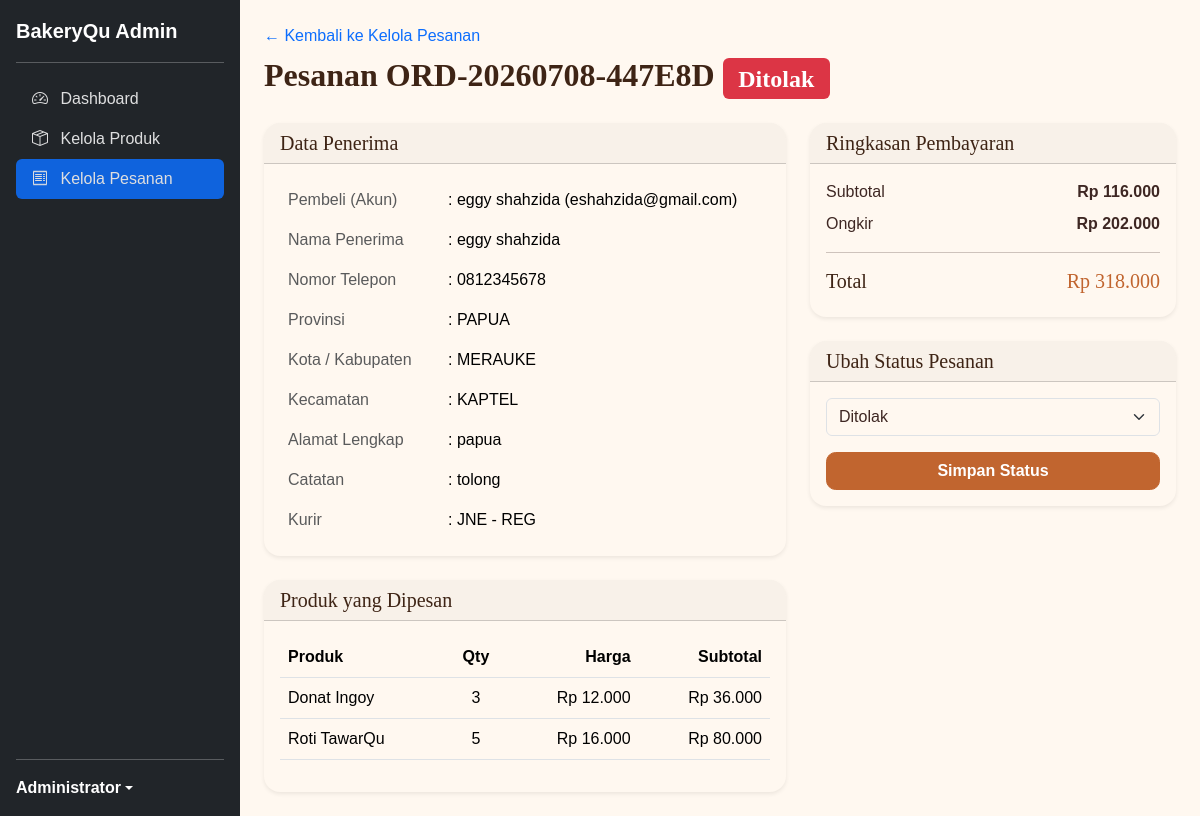
/public/admin/orders/3 (signed in), run on the app's committed database.
### tables this page shows
CREATE TABLE `orders` (
  `id` int(11) NOT NULL,
  `order_code` varchar(30) NOT NULL,
  `user_id` int(11) NOT NULL,
  `receiver_name` varchar(100) NOT NULL,
  `phone` varchar(20) NOT NULL,
  `province_id` varchar(20) NOT NULL,
  `province_name` varchar(100) NOT NULL,
  `city_id` varchar(20) NOT NULL,
  `city_name` varchar(100) NOT NULL,
  `district_id` varchar(20) NOT NULL,
  `district_name` varchar(100) NOT NULL,
  `address` text NOT NULL,
  `note` text DEFAULT NULL,
  `courier` varchar(50) NOT NULL,
  `service` varchar(50) NOT NULL,
  `shipping_cost` decimal(12,2) NOT NULL,
  `subtotal` decimal(12,2) NOT NULL,
  `total` decimal(12,2) NOT NULL,
  `status` enum('pending','processing','shipping','completed','rejected') DEFAULT 'pending',
  `created_at` timestamp NOT NULL DEFAULT current_timestamp(),
  `updated_at` timestamp NOT NULL DEFAULT current_timestamp() ON UPDATE current_timestamp()
);

CREATE TABLE `users` (
  `id` int(11) NOT NULL,
  `name` varchar(100) NOT NULL,
  `email` varchar(100) NOT NULL,
  `password` varchar(255) NOT NULL,
  `role` enum('admin','customer') NOT NULL DEFAULT 'customer',
  `created_at` timestamp NOT NULL DEFAULT current_timestamp(),
  `updated_at` timestamp NOT NULL DEFAULT current_timestamp() ON UPDATE current_timestamp()
);

CREATE TABLE `order_items` (
  `id` int(11) NOT NULL,
  `order_id` int(11) NOT NULL,
  `product_id` int(11) DEFAULT NULL,
  `product_name` varchar(150) NOT NULL,
  `product_image` varchar(255) DEFAULT NULL,
  `product_weight` int(11) NOT NULL,
  `price` decimal(12,2) NOT NULL,
  `quantity` int(11) NOT NULL,
  `subtotal` decimal(12,2) NOT NULL
);

### app/controllers/AdminOrderController.php (called while the page is built, shortened)
<?php
require_once "../app/models/OrderModel.php";
class AdminOrderController
{
    private $orderModel;
    public function __construct()
    {
        $this->orderModel = new OrderModel();
    }
    public function detail($id)
    {
        $order = $this->orderModel->getOrderByIdForAdmin((int) $id);
        $items = $this->orderModel->getOrderItems($order['id']);
        require_once "../app/views/admin_order/detail.php";
    }
}

### app/models/OrderModel.php (called while the page is built, shortened)
<?php
require_once "../config/database.php";
class OrderModel
{
    private $conn;
    public function __construct()
    {
        $database = new Database();
        $this->conn = $database->connect();
    }
    public function getOrderItems($orderId)
    {
        $sql = "SELECT *
                FROM order_items
                WHERE order_id = :order_id";
        $statement = $this->conn->prepare($sql);
        $statement->bindValue(':order_id', $orderId, PDO::PARAM_INT);
        $statement->execute();
        return $statement->fetchAll();
    }
    public function getOrderByIdForAdmin($orderId)
    {
        $sql = "SELECT
                    o.*,
                    u.name AS buyer_name,
                    u.email AS buyer_email
                FROM orders o
                INNER JOIN users u
                    ON o.user_id = u.id
                WHERE o.id = :id
                LIMIT 1";
        $statement = $this->conn->prepare($sql);
        $statement->bindValue(':id', $orderId, PDO::PARAM_INT);
        $statement->execute();
        return $statement->fetch(PDO::FETCH_ASSOC);
    }
}

### config/database.php (called while the page is built)
<?php
class Database
{
    private $host = "localhost";
    private $dbname = "bakeryqu_db";
    private $username = "root";
    private $password = "";
    private $connection;
    public function connect()
    {
        if ($this->connection === null) {
            try {
                $this->connection = new PDO(
                    "mysql:host={$this->host};dbname={$this->dbname};charset=utf8mb4",
                    $this->username,
                    $this->password
                );
                $this->connection->setAttribute(
                    PDO::ATTR_ERRMODE,
                    PDO::ERRMODE_EXCEPTION
                );
                $this->connection->setAttribute(
                    PDO::ATTR_DEFAULT_FETCH_MODE,
                    PDO::FETCH_ASSOC
                );
            } catch (PDOException $e) {
                die("Koneksi Database Gagal : " . $e->getMessage());
            }
        }
        return $this->connection;
    }
}

### app/views/admin_order/detail.php (the view)
<?php
require_once "../app/views/layouts/admin_header.php";
$statusMap = [
    'pending' => ['label' => 'Menunggu Konfirmasi', 'class' => 'bg-warning text-dark'],
    'processing' => ['label' => 'Diproses', 'class' => 'bg-info text-dark'],
    'shipping' => ['label' => 'Dikirim', 'class' => 'bg-primary'],
    'completed' => ['label' => 'Selesai', 'class' => 'bg-success'],
    'rejected' => ['label' => 'Ditolak', 'class' => 'bg-danger'],
];
$status = $statusMap[$order['status']] ?? ['label' => $order['status'], 'class' => 'bg-secondary'];
?>
<a href="<?= BASE_URL ?>/admin/orders" class="text-decoration-none">&larr; Kembali ke Kelola Pesanan</a>
        <div class="d-flex justify-content-between align-items-center mt-2 mb-4">
            <h2 class="fw-bold mb-0">
                Pesanan <?= htmlspecialchars($order['order_code']) ?>
                <span class="badge <?= $status['class'] ?> align-middle"><?= $status['label'] ?></span>
            </h2>
        </div>
        <div class="row">
            <div class="col-lg-7">
                <div class="card shadow-sm mb-4">
                    <div class="card-header">
                        <h5 class="mb-0">Data Penerima</h5>
                    </div>
                    <div class="card-body">
                        <table class="table table-borderless mb-0">
                            <tr>
                                <td class="text-muted" style="width: 160px;">Pembeli (Akun)</td>
                                <td>: <?= htmlspecialchars($order['buyer_name']) ?> (<?= htmlspecialchars($order['buyer_email']) ?>)</td>
                            </tr>
                            <tr>
                                <td class="text-muted">Nama Penerima</td>
                                <td>: <?= htmlspecialchars($order['receiver_name']) ?></td>
                            </tr>
                            <tr>
                                <td class="text-muted">Nomor Telepon</td>
                                <td>: <?= htmlspecialchars($order['phone']) ?></td>
                            </tr>
                            <tr>
                                <td class="text-muted">Provinsi</td>
                                <td>: <?= htmlspecialchars($order['province_name']) ?></td>
                            </tr>
                            <tr>
                                <td class="text-muted">Kota / Kabupaten</td>
                                <td>: <?= htmlspecialchars($order['city_name']) ?></td>
                            </tr>
                            <tr>
                                <td class="text-muted">Kecamatan</td>
                                <td>: <?= htmlspecialchars($order['district_name']) ?></td>
                            </tr>
                            <tr>
                                <td class="text-muted align-top">Alamat Lengkap</td>
                                <td>: <?= nl2br(htmlspecialchars($order['address'])) ?></td>
                            </tr>
                            <?php if (!empty($order['note'])): ?>
                            <tr>
                                <td class="text-muted align-top">Catatan</td>
                                <td>: <?= nl2br(htmlspecialchars($order['note'])) ?></td>
                            </tr>
                            <?php endif; ?>
                            <tr>
                                <td class="text-muted">Kurir</td>
                                <td>
                                    : <?= strtoupper(htmlspecialchars($order['courier'])) ?>
                                    <?php if (!empty($order['service'])): ?>
                                        - <?= htmlspecialchars($order['service']) ?>
                                    <?php endif; ?>
                                </td>
                            </tr>
                        </table>
                    </div>
                </div>
                <div class="card shadow-sm">
                    <div class="card-header">
                        <h5 class="mb-0">Produk yang Dipesan</h5>
                    </div>
                    <div class="card-body">
                        <table class="table align-middle">
                            <thead>
                                <tr>
                                    <th>Produk</th>
                                    <th class="text-center">Qty</th>
                                    <th class="text-end">Harga</th>
                                    <th class="text-end">Subtotal</th>
                                </tr>
                            </thead>
                            <tbody>
                                <?php foreach ($items as $item): ?>
                                <tr>
                                    <td><?= htmlspecialchars($item['product_name']) ?></td>
                                    <td class="text-center"><?= $item['quantity'] ?></td>
                                    <td class="text-end">Rp <?= number_format($item['price'], 0, ',', '.') ?></td>
                                    <td class="text-end">Rp <?= number_format($item['subtotal'], 0, ',', '.') ?></td>
                                </tr>
                                <?php endforeach; ?>
                            </tbody>
                        </table>
                    </div>
                </div>
            </div>
            <div class="col-lg-5">
                <div class="card shadow-sm mb-4">
                    <div class="card-header">
                        <h5 class="mb-0">Ringkasan Pembayaran</h5>
                    </div>
                    <div class="card-body">
                        <div class="d-flex justify-content-between mb-2">
                            <span>Subtotal</span>
                            <strong>Rp <?= number_format($order['subtotal'], 0, ',', '.') ?></strong>
                        </div>
                        <div class="d-flex justify-content-between mb-2">
                            <span>Ongkir</span>
                            <strong>Rp <?= number_format($order['shipping_cost'], 0, ',', '.') ?></strong>
                        </div>
                        <hr>
                        <div class="d-flex justify-content-between">
                            <h5>Total</h5>
                            <h5 class="text-primary">Rp <?= number_format($order['total'], 0, ',', '.') ?></h5>
                        </div>
                    </div>
                </div>
                <div class="card shadow-sm">
                    <div class="card-header">
                        <h5 class="mb-0">Ubah Status Pesanan</h5>
                    </div>
                    <div class="card-body">
                        <form action="<?= BASE_URL ?>/admin/orders/<?= $order['id'] ?>/status" method="POST">
                            <div class="mb-3">
                                <select name="status" class="form-select">
                                    <?php foreach ($statusMap as $key => $info): ?>
                                    <option value="<?= $key ?>" <?= $order['status'] === $key ? 'selected' : '' ?>>
                                        <?= $info['label'] ?>
                                    </option>
                                    <?php endforeach; ?>
                                </select>
                            </div>
                            <button type="submit" class="btn btn-primary w-100">
                                Simpan Status
                            </button>
                        </form>
                    </div>
                </div>
            </div>
        </div>
<?php
require_once "../app/views/layouts/admin_footer.php";
?>

### public/assets/css/style.css (style rules this page uses)
:root { --bakery-cream: #fff8f0; --bakery-cream-dark: #f3e4d0; --bakery-brown: #6b4226; --bakery-brown-dark: #3e2415; --bakery-terracotta: #c1652f; --bakery-terracotta-dark: #a54f21; --bakery-gold: #e8a33d; --bakery-text: #3e2723; --bs-primary: var(--bakery-terracotta); --bs-primary-rgb: 193, 101, 47; --bs-secondary: var(--bakery-brown); --bs-secondary-rgb: 107, 66, 38; --bs-body-font-family: "Poppins", sans-serif; --bs-body-color: var(--bakery-text); --bs-body-bg: var(--bakery-cream); --bs-link-color: var(--bakery-terracotta); --bs-link-hover-color: var(--bakery-terracotta-dark); }
body { min-height: 100vh; display: flex; flex-direction: column; background: var(--bakery-cream); }
h1, h2, h3, h4, h5, h6, .navbar-brand { font-family: "Fraunces", serif; color: var(--bakery-brown-dark); }
.btn-primary { background-color: var(--bakery-terracotta); border-color: var(--bakery-terracotta); font-weight: 600; border-radius: 0.6rem; }
.card { border: none; border-radius: 1rem; overflow: hidden; box-shadow: 0 4px 14px rgba(107, 66, 38, 0.08); transition: transform 0.2s ease, box-shadow 0.2s ease; }
.text-primary { color: var(--bakery-terracotta) !important; }

### data on the page
orders: order_code "ORD-20260708-447E8D", status "Ditolak", user.name "eggy shahzida", user.email "eshahzida@gmail.com", receiver_name "eggy shahzida", phone "0812345678", province_name "PAPUA", city_name "MERAUKE", district_name "KAPTEL", address "papua", note "tolong", courier "JNE", service "REG", subtotal "116.000", shipping_cost "202.000", total "318.000"
order_items: product_name "Donat Ingoy", quantity "3", price "12.000", subtotal "36.000"
order_items: product_name "Roti TawarQu", quantity "5", price "16.000", subtotal "80.000"

### other printed values
$_SESSION['user']['name'] "Administrator"
